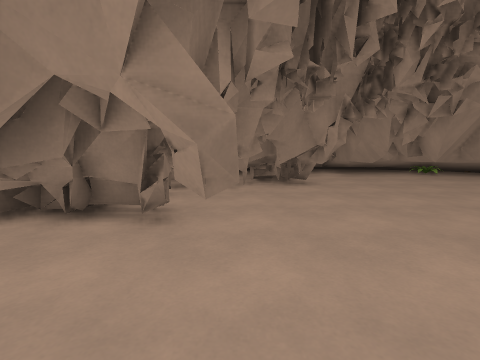
view 1 (above)

15 first-person views from a walk through a level from a Godot 3-D game. The camera is 1.2 m above the floor, tilts 6° down and sees 85° across. The floor is counted in squares, 1 m on a side. Each view is taken from the middle of a square. On the plan, view 1 faces up. The plan holds only what a view shows up to about 12 squares ahead; the rest is blank. The place goes on beyond the plan. Some surface patterns are stand-ins.

view 2
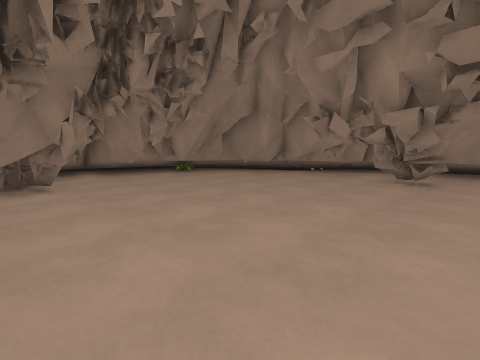

view 3
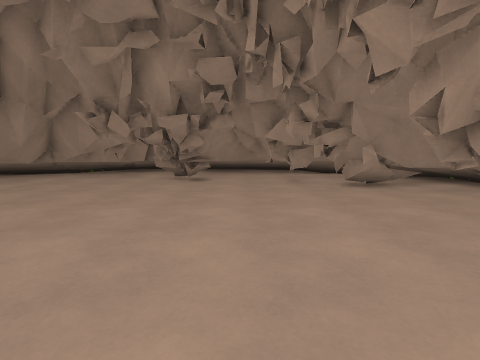

view 4
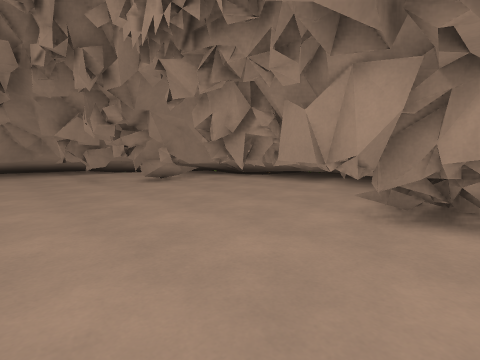

view 5
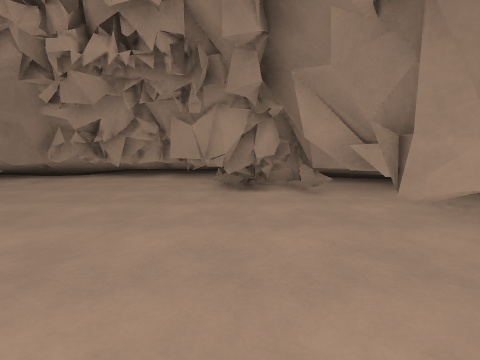

view 6
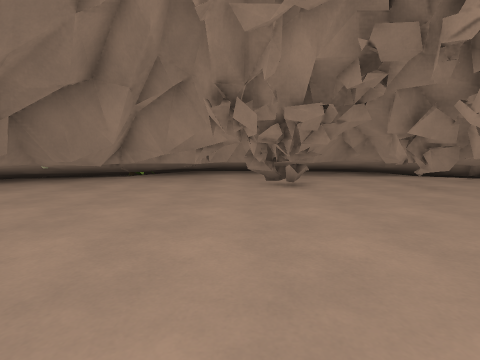

view 7
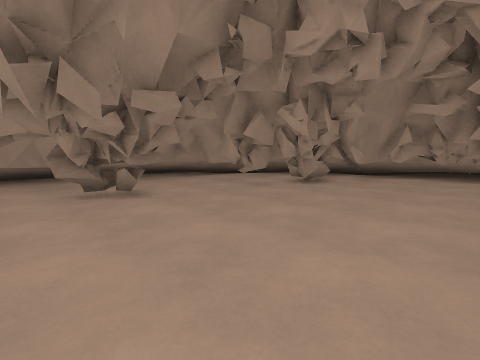

view 8
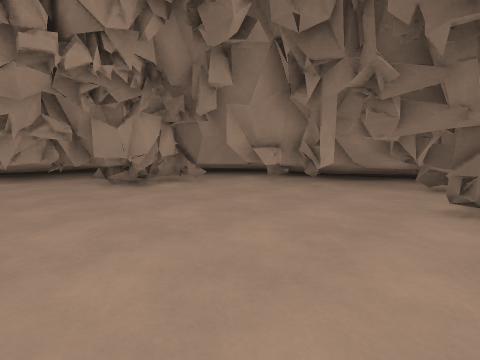

view 9
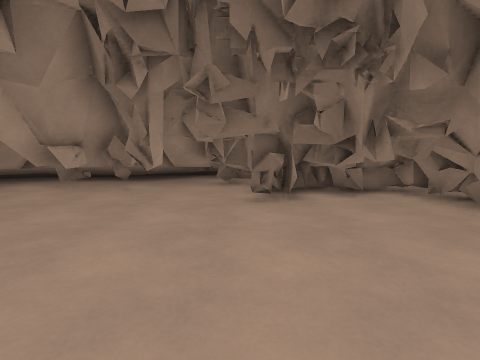

view 10
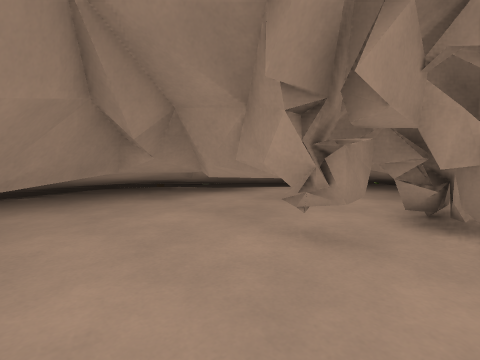

view 11
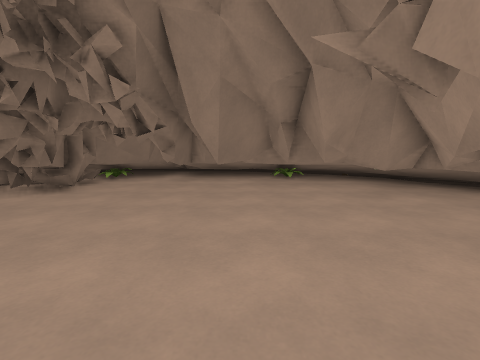

view 12
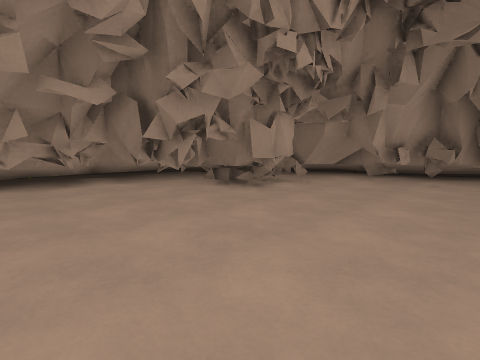

view 13
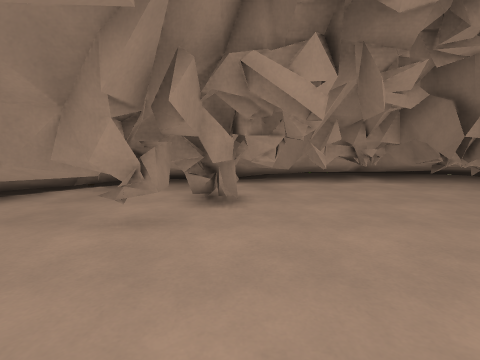

view 14
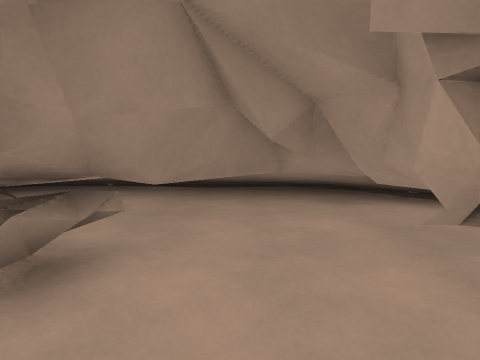

view 15
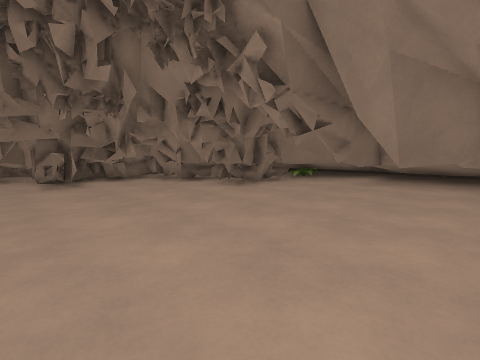

### Floor plan
Key: @ floor where view 1 was taken; # wall or solid block; x gap in a wall; . floor; ^ raised ledge.
Columns run from 4 left of view 1 to 15 right of it. Each row starts with its distance up from view 1.
 13         ###
 12        ##^#
 11        ##x##
 10       ##..#####
  9     ####..##..#
  8     ##.#......##
  7    ##.........##
  6    ##..........#
  5    #..........## #
  4    #..........#####^
  3   ##...........###^
  2   ##...........#^^
  1  ##............##^^
  0 ####@............##^
 -1 ^#^#...........###^^
 -2 ^^^..........#.##^^
 -3 ^  ^.###.#...####
 -4 ^ ^#######..#####
 -5 ^^ ##^#####.###^#
 -6 ^^ ^ ^^######^#^^
 -7 ^^   ^ ^^^^#^ ^^^^^^
 -8 ^    ^^^  ^^ ^^^^^ ^

Where each view was taken, in squares from view 1:
view 1: 0 up, 0 right, facing up
view 2: 0 up, 1 right, facing up-right
view 3: 0 up, 1 right, facing right
view 4: 1 up, 0 right, facing down-right
view 5: 4 up, 1 right, facing down
view 6: 4 up, 3 right, facing right
view 7: 5 up, 5 right, facing down-right
view 8: 5 up, 5 right, facing down-left
view 9: 4 up, 5 right, facing left
view 10: 1 up, 10 right, facing down-right
view 11: 2 up, 8 right, facing up
view 12: 2 up, 8 right, facing down-left
view 13: 2 up, 10 right, facing down
view 14: 0 up, 10 right, facing right
view 15: 3 up, 9 right, facing up-left
